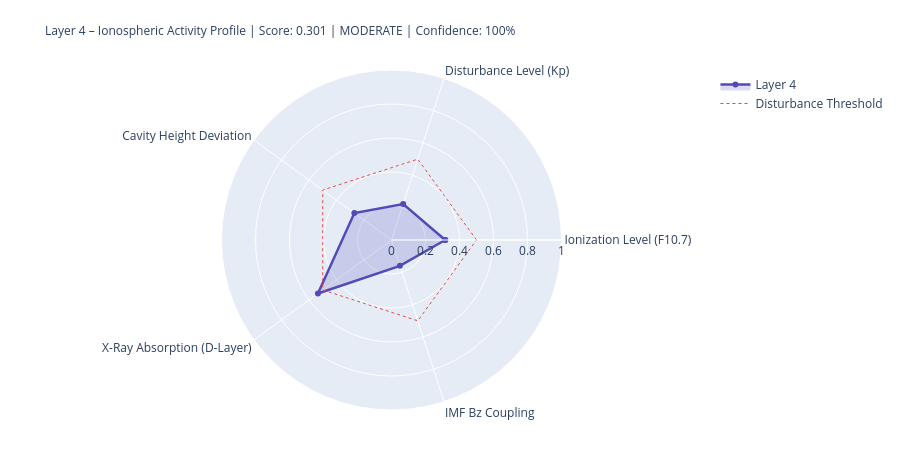

Write notebook code for a chart like this one.
### Markdown cell above
---
## 4. State Assessment & Handoff to Layer 5

### Code cell
# ============================================================
# LAYER-4-SCORE
# ============================================================

COMPONENTS = {
    'Ionization Level (F10.7)':    {'score': ioniz,       'source': 'primary' if f107_now else 'from_layer0', 'dynamic': True},
    'Disturbance Level (Kp)':          {'score': disturb,     'source': 'primary' if kp_now   else 'from_layer0', 'dynamic': True},
    'Cavity Height Deviation':    {'score': h_dev,       'source': 'derived',                                'dynamic': True},
    'X-Ray Absorption (D-Layer)':{'score': xray_ioniz,  'source': 'primary' if xray_now else 'missing',     'dynamic': True},
    'IMF Bz Coupling':             {'score': bz_coupling, 'source': 'primary' if bz_now   else 'from_layer0', 'dynamic': True},
}

available    = {k: v['score'] for k, v in COMPONENTS.items() if v['score'] is not None}
unavailable  = [k for k, v in COMPONENTS.items() if v['score'] is None]
layer4_score = round(sum(available.values()) / len(available), 4) if available else None
confidence   = round(len(available) / len(COMPONENTS), 2)
level = ('unknown' if layer4_score is None
         else 'quiet'   if layer4_score < 0.3
         else 'moderate' if layer4_score < 0.6
         else 'active')
dominant_l4 = max(available, key=available.get) if available else 'none'

# Resonance delta for Schumann SR-1
sr1_ref = schumann_freq(1, 80.0)
sr1_now = schumann_freq(1, h_eff)
sr1_delta_mhz = (sr1_now - sr1_ref) * 1000

# Propagation conditions
prop_cond = ('disturbed'   if kp_val > 4
             else 'unsettled' if kp_val > 2
             else 'normal')
if xray_class in ['X', 'M']:
    prop_cond = 'Radio-Blackout moeglich'

W = 68
print('=' * W)
print('LAYER 4 – IONOSPHERE – STATE ASSESSMENT')
print('=' * W)
for name, comp in COMPONENTS.items():
    s = comp['score']
    if s is not None:
        bar = '█' * int(s * 20) + '░' * (20 - int(s * 20))
        print(f'  {name:<36} {bar}  {s:.3f}  [{comp["source"]}]')
    else:
        print(f'  {name:<36} {"─" * 20}  n/a   [missing]')
print('-' * W)
print(f'  Score:          {layer4_score:.3f}  ({len(available)}/{len(COMPONENTS)} components)')
print(f'  Confidence:     {confidence:.0%}')
print(f'  Level:          {level.upper()}')
print(f'  Dominant:       {dominant_l4}')
print(f'  Cavity height:  {h_eff:.1f} km  (Ref: 80.0 km)')
print(f'  SR-1:           {sr1_now:.3f} Hz  (Δ {sr1_delta_mhz:+.1f} mHz vs. ref)')
print(f'  Propagation:    {prop_cond}')
print(f'  X-Ray:          {xray_class}-class  ({xray_now:.2e} W/m²)' if xray_now else '  X-Ray:          n/a')
print('=' * W)

# Radar
cats   = list(available.keys())
vals_r = list(available.values())
if len(cats) >= 3:
    fig = go.Figure()
    fig.add_trace(go.Scatterpolar(
        r=vals_r + [vals_r[0]], theta=cats + [cats[0]],
        fill='toself', fillcolor='rgba(83,74,183,0.20)',
        line=dict(color='#534AB7', width=2.5), name='Layer 4'
    ))
    fig.add_trace(go.Scatterpolar(
        r=[0.5] * (len(cats)+1), theta=cats + [cats[0]],
        line=dict(color='#E24B4A', dash='dot', width=1),
        mode='lines', name='Disturbance Threshold'
    ))
    fig.update_layout(
        title=dict(
            text=f'Layer 4 – Ionospheric Activity Profile | Score: {layer4_score:.3f} | {level.upper()} | Confidence: {confidence:.0%}',
            font=dict(size=12)
        ),
        polar=dict(radialaxis=dict(visible=True, range=[0, 1])),
        height=450, showlegend=True,
        margin=dict(l=80, r=80, t=70, b=40)
    )
    fig.show()

### Figure 1 — Plotly figure (JSON) as saved in the notebook; plotly's stock layout.template omitted (floating-point values rounded to 4 significant figures)
{"data": [{"fill": "toself", "fillcolor": "rgba(83,74,183,0.20)", "line": {"color": "#534AB7", "width": 2.5}, "name": "Layer 4", "r": [0.316, 0.222, 0.27, 0.535, 0.16, 0.316], "theta": ["Ionization Level (F10.7)", "Disturbance Level (Kp)", "Cavity Height Deviation", "X-Ray Absorption (D-Layer)", "IMF Bz Coupling", "Ionization Level (F10.7)"], "type": "scatterpolar"}, {"line": {"color": "#E24B4A", "dash": "dot", "width": 1}, "mode": "lines", "name": "Disturbance Threshold", "r": [0.5, 0.5, 0.5, 0.5, 0.5, 0.5], "theta": ["Ionization Level (F10.7)", "Disturbance Level (Kp)", "Cavity Height Deviation", "X-Ray Absorption (D-Layer)", "IMF Bz Coupling", "Ionization Level (F10.7)"], "type": "scatterpolar"}], "layout": {"height": 450, "margin": {"b": 40, "l": 80, "r": 80, "t": 70}, "polar": {"radialaxis": {"range": [0, 1], "visible": true}}, "showlegend": true, "title": {"font": {"size": 12}, "text": "Layer 4 – Ionospheric Activity Profile | Score: 0.301 | MODERATE | Confidence: 100%"}}}
